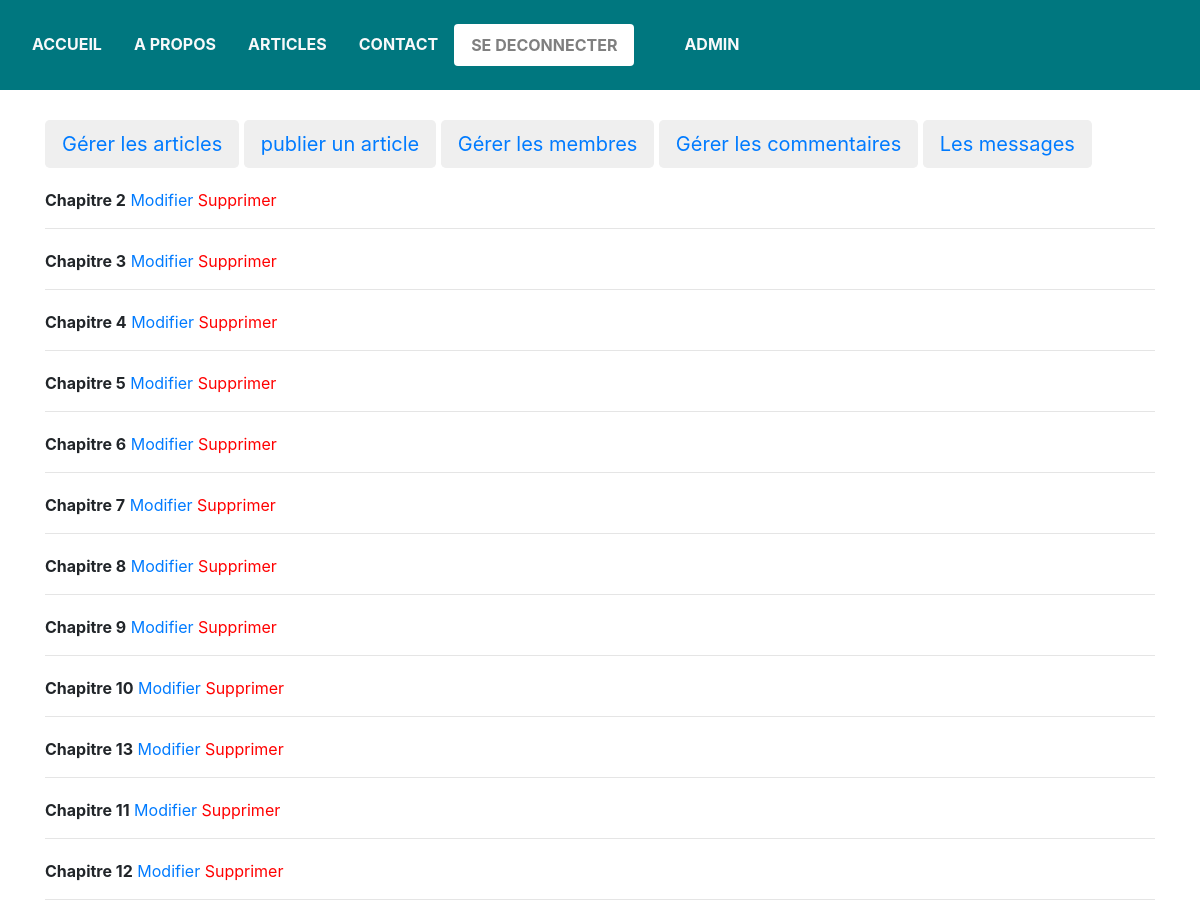
The app's page /gererArticles.php (signed in) with its own data.
### tables this page shows
CREATE TABLE IF NOT EXISTS `billets` (
  `id` int(11) NOT NULL AUTO_INCREMENT,
  `titre` varchar(255) NOT NULL,
  `contenu` text NOT NULL,
  `date_billet` datetime NOT NULL,
  PRIMARY KEY (`id`)
);

### gererArticles.php (the view, shortened to what this page needs)
<!DOCTYPE html>
<html>
    <head>
        <link rel="stylesheet" href="public/css/formulaire-commentaire.css" />
        <link rel="stylesheet" href="https://maxcdn.bootstrapcdn.com/bootstrap/4.0.0/css/bootstrap.min.css">
    </head>
    <body>
    	<header>
        	<?php include("sections-pages/barre-menu.php"); ?>
        	<div class="container-pluid" >
                <div class="row">
                    <div class="col-xs-12" id="image-header">
                    </div>
                </div>
            </div>
        </header>
        <section>
        <?php include("sections-pages/menuAdmin.php"); ?>
        <?php
        $bdd = new PDO('mysql:host=localhost;dbname=billet_simple_pour_l\'alaska;charset=utf8', 'root', '');
        $selectAllArticles = $bdd->query('SELECT * FROM billets');
        while ($allArticles = $selectAllArticles->fetch())
            {
            ?>
                <div class="container" style="margin-top: 20px;">
            		<p><strong><?php echo $allArticles['titre'];?></strong> <a href="modifierArticle.php?id=<?php echo $allArticles['id']; ?>">Modifier</a>  <a href="deleteArticle.php?id=<?php echo $allArticles['id']; ?>" style="color: red;" >Supprimer</a></p> <hr>
            	</div>
            <?php
            }
            ?>
        </section>
    </body>
</html>

### public/css/formulaire-commentaire.css (style rules this page uses)
#image-header, img { width: 100%; height: 90px; }

### records on screen
billets: titre "Chapitre 2"
billets: titre "Chapitre 3"
billets: titre "Chapitre 4"
billets: titre "Chapitre 5"
billets: titre "Chapitre 6"
billets: titre "Chapitre 7"
billets: titre "Chapitre 8"
billets: titre "Chapitre 9"
billets: titre "Chapitre 10"
billets: titre "Chapitre 13"
billets: titre "Chapitre 11"
billets: titre "Chapitre 12"

### other values on screen
$_SESSION["deconnecter"] "SE DECONNECTER"
$_SESSION['admin'] "ADMIN"
